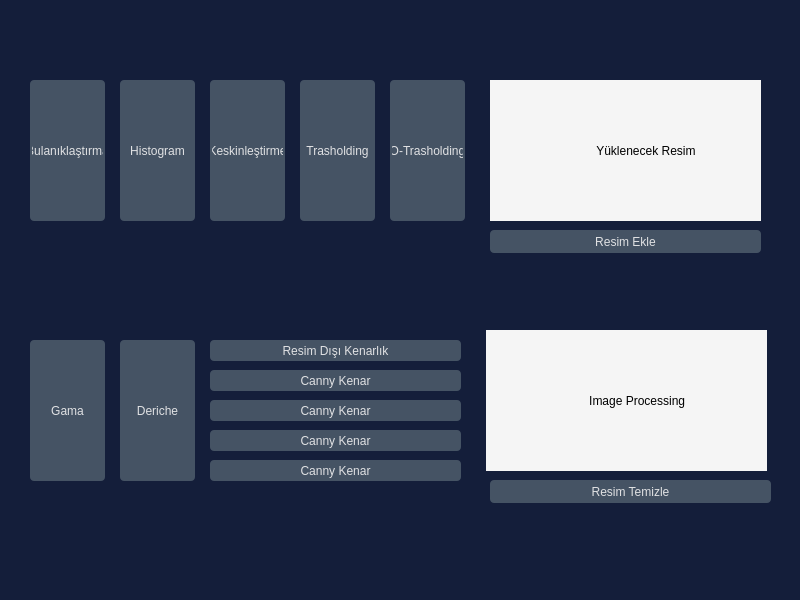
<?xml version="1.0" encoding="UTF-8"?>
<ui version="4.0">
 <class>MainWindow</class>
 <widget class="QMainWindow" name="MainWindow">
  <property name="geometry">
   <rect>
    <x>0</x>
    <y>0</y>
    <width>800</width>
    <height>600</height>
   </rect>
  </property>
  <property name="windowTitle">
   <string>Mustafa Yasin Emir</string>
  </property>
  <property name="styleSheet">
   <string notr="true">
background-color: rgb(20, 30, 58);</string>
  </property>
  <widget class="QWidget" name="centralwidget">
   <property name="styleSheet">
    <string notr="true">
background-color: rgb(20, 30, 58);</string>
   </property>
   <widget class="QPushButton" name="bulaniklastirmaButton">
    <property name="geometry">
     <rect>
      <x>30</x>
      <y>80</y>
      <width>75</width>
      <height>141</height>
     </rect>
    </property>
    <property name="styleSheet">
     <string notr="true">QPushButton {
  background-color: #455364;
  color: #E0E1E3;
  border-radius: 4px;
  padding: 2px;
  outline: none;
  border: none;
}

QPushButton:disabled {
  background-color: #455364;
  color: #9DA9B5;
  border-radius: 4px;
  padding: 2px;
}

QPushButton:checked {
  background-color: #60798B;
  border-radius: 4px;
  padding: 2px;
  outline: none;
}

QPushButton:checked:disabled {
  background-color: #60798B;
  color: #9DA9B5;
  border-radius: 4px;
  padding: 2px;
  outline: none;
}

QPushButton:checked:selected {
  background: #60798B;
}

QPushButton:hover {
  background-color: #54687A;
  color: #ff0000;
}

QPushButton:pressed {
  background-color: #60798B;
}

QPushButton:selected {
  background: #60798B;
  color: #E0E1E3;
}

QPushButton::menu-indicator {
  subcontrol-origin: padding;
  subcontrol-position: bottom right;
  bottom: 4px;
}</string>
    </property>
    <property name="text">
     <string>Bulanıklaştırma</string>
    </property>
   </widget>
   <widget class="QPushButton" name="histogramButton">
    <property name="geometry">
     <rect>
      <x>120</x>
      <y>80</y>
      <width>75</width>
      <height>141</height>
     </rect>
    </property>
    <property name="styleSheet">
     <string notr="true">QPushButton {
  background-color: #455364;
  color: #E0E1E3;
  border-radius: 4px;
  padding: 2px;
  outline: none;
  border: none;
}

QPushButton:disabled {
  background-color: #455364;
  color: #9DA9B5;
  border-radius: 4px;
  padding: 2px;
}

QPushButton:checked {
  background-color: #60798B;
  border-radius: 4px;
  padding: 2px;
  outline: none;
}

QPushButton:checked:disabled {
  background-color: #60798B;
  color: #9DA9B5;
  border-radius: 4px;
  padding: 2px;
  outline: none;
}

QPushButton:checked:selected {
  background: #60798B;
}

QPushButton:hover {
  background-color: #54687A;
  color: #ff0000;
}

QPushButton:pressed {
  background-color: #60798B;
}

QPushButton:selected {
  background: #60798B;
  color: #E0E1E3;
}

QPushButton::menu-indicator {
  subcontrol-origin: padding;
  subcontrol-position: bottom right;
  bottom: 4px;
}</string>
    </property>
    <property name="text">
     <string>Histogram</string>
    </property>
   </widget>
   <widget class="QPushButton" name="keskinlestirmeButton">
    <property name="geometry">
     <rect>
      <x>210</x>
      <y>80</y>
      <width>75</width>
      <height>141</height>
     </rect>
    </property>
    <property name="styleSheet">
     <string notr="true">QPushButton {
  background-color: #455364;
  color: #E0E1E3;
  border-radius: 4px;
  padding: 2px;
  outline: none;
  border: none;
}

QPushButton:disabled {
  background-color: #455364;
  color: #9DA9B5;
  border-radius: 4px;
  padding: 2px;
}

QPushButton:checked {
  background-color: #60798B;
  border-radius: 4px;
  padding: 2px;
  outline: none;
}

QPushButton:checked:disabled {
  background-color: #60798B;
  color: #9DA9B5;
  border-radius: 4px;
  padding: 2px;
  outline: none;
}

QPushButton:checked:selected {
  background: #60798B;
}

QPushButton:hover {
  background-color: #54687A;
  color: #ff0000;
}

QPushButton:pressed {
  background-color: #60798B;
}

QPushButton:selected {
  background: #60798B;
  color: #E0E1E3;
}

QPushButton::menu-indicator {
  subcontrol-origin: padding;
  subcontrol-position: bottom right;
  bottom: 4px;
}</string>
    </property>
    <property name="text">
     <string>Keskinleştirme</string>
    </property>
   </widget>
   <widget class="QPushButton" name="trasholdingButton">
    <property name="geometry">
     <rect>
      <x>300</x>
      <y>80</y>
      <width>75</width>
      <height>141</height>
     </rect>
    </property>
    <property name="styleSheet">
     <string notr="true">QPushButton {
  background-color: #455364;
  color: #E0E1E3;
  border-radius: 4px;
  padding: 2px;
  outline: none;
  border: none;
}

QPushButton:disabled {
  background-color: #455364;
  color: #9DA9B5;
  border-radius: 4px;
  padding: 2px;
}

QPushButton:checked {
  background-color: #60798B;
  border-radius: 4px;
  padding: 2px;
  outline: none;
}

QPushButton:checked:disabled {
  background-color: #60798B;
  color: #9DA9B5;
  border-radius: 4px;
  padding: 2px;
  outline: none;
}

QPushButton:checked:selected {
  background: #60798B;
}

QPushButton:hover {
  background-color: #54687A;
  color: #ff0000;
}

QPushButton:pressed {
  background-color: #60798B;
}

QPushButton:selected {
  background: #60798B;
  color: #E0E1E3;
}

QPushButton::menu-indicator {
  subcontrol-origin: padding;
  subcontrol-position: bottom right;
  bottom: 4px;
}</string>
    </property>
    <property name="text">
     <string>Trasholding</string>
    </property>
   </widget>
   <widget class="QPushButton" name="otsutrasholdingButton">
    <property name="geometry">
     <rect>
      <x>390</x>
      <y>80</y>
      <width>75</width>
      <height>141</height>
     </rect>
    </property>
    <property name="styleSheet">
     <string notr="true">QPushButton {
  background-color: #455364;
  color: #E0E1E3;
  border-radius: 4px;
  padding: 2px;
  outline: none;
  border: none;
}

QPushButton:disabled {
  background-color: #455364;
  color: #9DA9B5;
  border-radius: 4px;
  padding: 2px;
}

QPushButton:checked {
  background-color: #60798B;
  border-radius: 4px;
  padding: 2px;
  outline: none;
}

QPushButton:checked:disabled {
  background-color: #60798B;
  color: #9DA9B5;
  border-radius: 4px;
  padding: 2px;
  outline: none;
}

QPushButton:checked:selected {
  background: #60798B;
}

QPushButton:hover {
  background-color: #54687A;
  color: #ff0000;
}

QPushButton:pressed {
  background-color: #60798B;
}

QPushButton:selected {
  background: #60798B;
  color: #E0E1E3;
}

QPushButton::menu-indicator {
  subcontrol-origin: padding;
  subcontrol-position: bottom right;
  bottom: 4px;
}</string>
    </property>
    <property name="text">
     <string>O-Trasholding</string>
    </property>
   </widget>
   <widget class="QPushButton" name="resimdisikenarlikButton">
    <property name="geometry">
     <rect>
      <x>210</x>
      <y>340</y>
      <width>251</width>
      <height>21</height>
     </rect>
    </property>
    <property name="styleSheet">
     <string notr="true">QPushButton {
  background-color: #455364;
  color: #E0E1E3;
  border-radius: 4px;
  padding: 2px;
  outline: none;
  border: none;
}

QPushButton:disabled {
  background-color: #455364;
  color: #9DA9B5;
  border-radius: 4px;
  padding: 2px;
}

QPushButton:checked {
  background-color: #60798B;
  border-radius: 4px;
  padding: 2px;
  outline: none;
}

QPushButton:checked:disabled {
  background-color: #60798B;
  color: #9DA9B5;
  border-radius: 4px;
  padding: 2px;
  outline: none;
}

QPushButton:checked:selected {
  background: #60798B;
}

QPushButton:hover {
  background-color: #54687A;
  color: #ff0000;
}

QPushButton:pressed {
  background-color: #60798B;
}

QPushButton:selected {
  background: #60798B;
  color: #E0E1E3;
}

QPushButton::menu-indicator {
  subcontrol-origin: padding;
  subcontrol-position: bottom right;
  bottom: 4px;
}</string>
    </property>
    <property name="text">
     <string>Resim Dışı Kenarlık</string>
    </property>
   </widget>
   <widget class="QPushButton" name="dericheButton">
    <property name="geometry">
     <rect>
      <x>120</x>
      <y>340</y>
      <width>75</width>
      <height>141</height>
     </rect>
    </property>
    <property name="styleSheet">
     <string notr="true">QPushButton {
  background-color: #455364;
  color: #E0E1E3;
  border-radius: 4px;
  padding: 2px;
  outline: none;
  border: none;
}

QPushButton:disabled {
  background-color: #455364;
  color: #9DA9B5;
  border-radius: 4px;
  padding: 2px;
}

QPushButton:checked {
  background-color: #60798B;
  border-radius: 4px;
  padding: 2px;
  outline: none;
}

QPushButton:checked:disabled {
  background-color: #60798B;
  color: #9DA9B5;
  border-radius: 4px;
  padding: 2px;
  outline: none;
}

QPushButton:checked:selected {
  background: #60798B;
}

QPushButton:hover {
  background-color: #54687A;
  color: #ff0000;
}

QPushButton:pressed {
  background-color: #60798B;
}

QPushButton:selected {
  background: #60798B;
  color: #E0E1E3;
}

QPushButton::menu-indicator {
  subcontrol-origin: padding;
  subcontrol-position: bottom right;
  bottom: 4px;
}</string>
    </property>
    <property name="text">
     <string>Deriche</string>
    </property>
   </widget>
   <widget class="QPushButton" name="gamaButton">
    <property name="geometry">
     <rect>
      <x>30</x>
      <y>340</y>
      <width>75</width>
      <height>141</height>
     </rect>
    </property>
    <property name="styleSheet">
     <string notr="true">QPushButton {
  background-color: #455364;
  color: #E0E1E3;
  border-radius: 4px;
  padding: 2px;
  outline: none;
  border: none;
}

QPushButton:disabled {
  background-color: #455364;
  color: #9DA9B5;
  border-radius: 4px;
  padding: 2px;
}

QPushButton:checked {
  background-color: #60798B;
  border-radius: 4px;
  padding: 2px;
  outline: none;
}

QPushButton:checked:disabled {
  background-color: #60798B;
  color: #9DA9B5;
  border-radius: 4px;
  padding: 2px;
  outline: none;
}

QPushButton:checked:selected {
  background: #60798B;
}

QPushButton:hover {
  background-color: #54687A;
  color: #ff0000;
}

QPushButton:pressed {
  background-color: #60798B;
}

QPushButton:selected {
  background: #60798B;
  color: #E0E1E3;
}

QPushButton::menu-indicator {
  subcontrol-origin: padding;
  subcontrol-position: bottom right;
  bottom: 4px;
}</string>
    </property>
    <property name="text">
     <string>Gama</string>
    </property>
   </widget>
   <widget class="QLabel" name="imageUpload">
    <property name="geometry">
     <rect>
      <x>490</x>
      <y>80</y>
      <width>271</width>
      <height>141</height>
     </rect>
    </property>
    <property name="styleSheet">
     <string notr="true">background-color: rgb(245, 245, 245);</string>
    </property>
    <property name="text">
     <string>                                Yüklenecek Resim</string>
    </property>
   </widget>
   <widget class="QPushButton" name="imageAddButton">
    <property name="geometry">
     <rect>
      <x>490</x>
      <y>230</y>
      <width>271</width>
      <height>23</height>
     </rect>
    </property>
    <property name="styleSheet">
     <string notr="true">QPushButton {
  background-color: #455364;
  color: #E0E1E3;
  border-radius: 4px;
  padding: 2px;
  outline: none;
  border: none;
}

QPushButton:disabled {
  background-color: #455364;
  color: #9DA9B5;
  border-radius: 4px;
  padding: 2px;
}

QPushButton:checked {
  background-color: #60798B;
  border-radius: 4px;
  padding: 2px;
  outline: none;
}

QPushButton:checked:disabled {
  background-color: #60798B;
  color: #9DA9B5;
  border-radius: 4px;
  padding: 2px;
  outline: none;
}

QPushButton:checked:selected {
  background: #60798B;
}

QPushButton:hover {
  background-color: #54687A;
  color: #ff0000;
}

QPushButton:pressed {
  background-color: #60798B;
}

QPushButton:selected {
  background: #60798B;
  color: #E0E1E3;
}

QPushButton::menu-indicator {
  subcontrol-origin: padding;
  subcontrol-position: bottom right;
  bottom: 4px;
}</string>
    </property>
    <property name="text">
     <string>Resim Ekle</string>
    </property>
   </widget>
   <widget class="QPushButton" name="imageClearButton">
    <property name="geometry">
     <rect>
      <x>490</x>
      <y>480</y>
      <width>281</width>
      <height>23</height>
     </rect>
    </property>
    <property name="styleSheet">
     <string notr="true">QPushButton {
  background-color: #455364;
  color: #E0E1E3;
  border-radius: 4px;
  padding: 2px;
  outline: none;
  border: none;
}

QPushButton:disabled {
  background-color: #455364;
  color: #9DA9B5;
  border-radius: 4px;
  padding: 2px;
}

QPushButton:checked {
  background-color: #60798B;
  border-radius: 4px;
  padding: 2px;
  outline: none;
}

QPushButton:checked:disabled {
  background-color: #60798B;
  color: #9DA9B5;
  border-radius: 4px;
  padding: 2px;
  outline: none;
}

QPushButton:checked:selected {
  background: #60798B;
}

QPushButton:hover {
  background-color: #54687A;
  color: #ff0000;
}

QPushButton:pressed {
  background-color: #60798B;
}

QPushButton:selected {
  background: #60798B;
  color: #E0E1E3;
}

QPushButton::menu-indicator {
  subcontrol-origin: padding;
  subcontrol-position: bottom right;
  bottom: 4px;
}</string>
    </property>
    <property name="text">
     <string>Resim Temizle</string>
    </property>
   </widget>
   <widget class="QLabel" name="imageClear">
    <property name="geometry">
     <rect>
      <x>486</x>
      <y>330</y>
      <width>281</width>
      <height>141</height>
     </rect>
    </property>
    <property name="styleSheet">
     <string notr="true">background-color: rgb(245, 245, 245);</string>
    </property>
    <property name="text">
     <string>                               Image Processing</string>
    </property>
   </widget>
   <widget class="QPushButton" name="cannykenarButton">
    <property name="geometry">
     <rect>
      <x>210</x>
      <y>370</y>
      <width>251</width>
      <height>21</height>
     </rect>
    </property>
    <property name="styleSheet">
     <string notr="true">QPushButton {
  background-color: #455364;
  color: #E0E1E3;
  border-radius: 4px;
  padding: 2px;
  outline: none;
  border: none;
}

QPushButton:disabled {
  background-color: #455364;
  color: #9DA9B5;
  border-radius: 4px;
  padding: 2px;
}

QPushButton:checked {
  background-color: #60798B;
  border-radius: 4px;
  padding: 2px;
  outline: none;
}

QPushButton:checked:disabled {
  background-color: #60798B;
  color: #9DA9B5;
  border-radius: 4px;
  padding: 2px;
  outline: none;
}

QPushButton:checked:selected {
  background: #60798B;
}

QPushButton:hover {
  background-color: #54687A;
  color: #ff0000;
}

QPushButton:pressed {
  background-color: #60798B;
}

QPushButton:selected {
  background: #60798B;
  color: #E0E1E3;
}

QPushButton::menu-indicator {
  subcontrol-origin: padding;
  subcontrol-position: bottom right;
  bottom: 4px;
}</string>
    </property>
    <property name="text">
     <string>Canny Kenar</string>
    </property>
   </widget>
   <widget class="QPushButton" name="pushButton_19">
    <property name="geometry">
     <rect>
      <x>210</x>
      <y>400</y>
      <width>251</width>
      <height>21</height>
     </rect>
    </property>
    <property name="styleSheet">
     <string notr="true">QPushButton {
  background-color: #455364;
  color: #E0E1E3;
  border-radius: 4px;
  padding: 2px;
  outline: none;
  border: none;
}

QPushButton:disabled {
  background-color: #455364;
  color: #9DA9B5;
  border-radius: 4px;
  padding: 2px;
}

QPushButton:checked {
  background-color: #60798B;
  border-radius: 4px;
  padding: 2px;
  outline: none;
}

QPushButton:checked:disabled {
  background-color: #60798B;
  color: #9DA9B5;
  border-radius: 4px;
  padding: 2px;
  outline: none;
}

QPushButton:checked:selected {
  background: #60798B;
}

QPushButton:hover {
  background-color: #54687A;
  color: #ff0000;
}

QPushButton:pressed {
  background-color: #60798B;
}

QPushButton:selected {
  background: #60798B;
  color: #E0E1E3;
}

QPushButton::menu-indicator {
  subcontrol-origin: padding;
  subcontrol-position: bottom right;
  bottom: 4px;
}</string>
    </property>
    <property name="text">
     <string>Canny Kenar</string>
    </property>
   </widget>
   <widget class="QPushButton" name="pushButton_20">
    <property name="geometry">
     <rect>
      <x>210</x>
      <y>430</y>
      <width>251</width>
      <height>21</height>
     </rect>
    </property>
    <property name="styleSheet">
     <string notr="true">QPushButton {
  background-color: #455364;
  color: #E0E1E3;
  border-radius: 4px;
  padding: 2px;
  outline: none;
  border: none;
}

QPushButton:disabled {
  background-color: #455364;
  color: #9DA9B5;
  border-radius: 4px;
  padding: 2px;
}

QPushButton:checked {
  background-color: #60798B;
  border-radius: 4px;
  padding: 2px;
  outline: none;
}

QPushButton:checked:disabled {
  background-color: #60798B;
  color: #9DA9B5;
  border-radius: 4px;
  padding: 2px;
  outline: none;
}

QPushButton:checked:selected {
  background: #60798B;
}

QPushButton:hover {
  background-color: #54687A;
  color: #ff0000;
}

QPushButton:pressed {
  background-color: #60798B;
}

QPushButton:selected {
  background: #60798B;
  color: #E0E1E3;
}

QPushButton::menu-indicator {
  subcontrol-origin: padding;
  subcontrol-position: bottom right;
  bottom: 4px;
}</string>
    </property>
    <property name="text">
     <string>Canny Kenar</string>
    </property>
   </widget>
   <widget class="QPushButton" name="pushButton_21">
    <property name="geometry">
     <rect>
      <x>210</x>
      <y>460</y>
      <width>251</width>
      <height>21</height>
     </rect>
    </property>
    <property name="styleSheet">
     <string notr="true">QPushButton {
  background-color: #455364;
  color: #E0E1E3;
  border-radius: 4px;
  padding: 2px;
  outline: none;
  border: none;
}

QPushButton:disabled {
  background-color: #455364;
  color: #9DA9B5;
  border-radius: 4px;
  padding: 2px;
}

QPushButton:checked {
  background-color: #60798B;
  border-radius: 4px;
  padding: 2px;
  outline: none;
}

QPushButton:checked:disabled {
  background-color: #60798B;
  color: #9DA9B5;
  border-radius: 4px;
  padding: 2px;
  outline: none;
}

QPushButton:checked:selected {
  background: #60798B;
}

QPushButton:hover {
  background-color: #54687A;
  color: #ff0000;
}

QPushButton:pressed {
  background-color: #60798B;
}

QPushButton:selected {
  background: #60798B;
  color: #E0E1E3;
}

QPushButton::menu-indicator {
  subcontrol-origin: padding;
  subcontrol-position: bottom right;
  bottom: 4px;
}</string>
    </property>
    <property name="text">
     <string>Canny Kenar</string>
    </property>
   </widget>
  </widget>
  <widget class="QMenuBar" name="menubar">
   <property name="geometry">
    <rect>
     <x>0</x>
     <y>0</y>
     <width>800</width>
     <height>21</height>
    </rect>
   </property>
  </widget>
  <widget class="QStatusBar" name="statusbar"/>
 </widget>
 <resources/>
 <connections/>
</ui>
